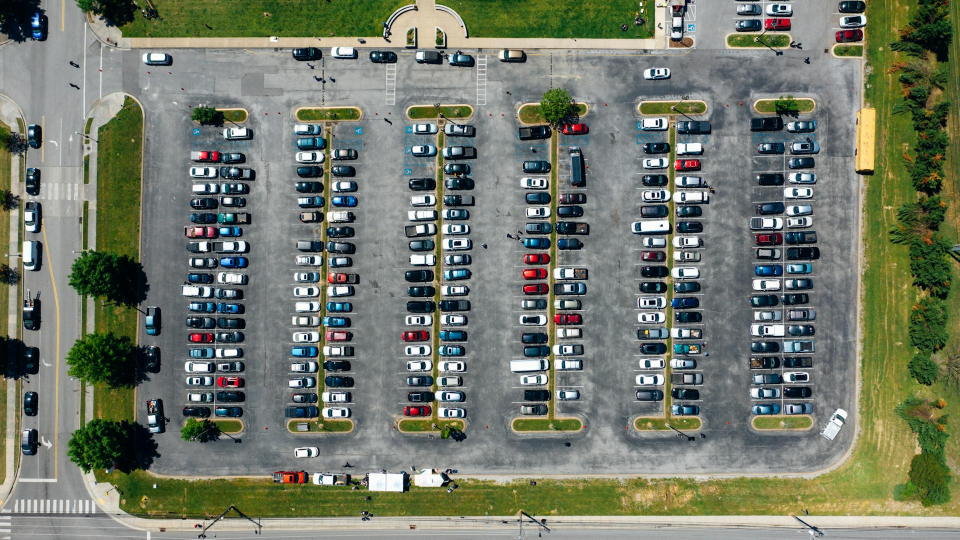
#> input picture image_inference/oriented_bounding_boxes/assets/parking_lot.jpg, 1920 x 1079 px (shown at 1/2 size)
$ python -i camera_movement_estimator.py   (imports and definitions only)
#> lines starting #> are read from the running program, lines starting #| are printed output that depends on the picture
#> further down, picture is the input picture: shape (1079, 1920, 3); mean B, G, R 106.2, 121.4, 114.8
from queue import Queue
from PyQt5.QtCore import QThread
import cv2
import numpy as np

class CameraMovementEstimator():
    def __init__(self, frame, scale_factor=0.5):
#> called with scale_factor = 0.5
        self.scale_factor = scale_factor
        self.inv_scale = 1.0 / scale_factor

        h, w = frame.shape[:2]
#> h = 1079; w = 1920
        self.new_h = int(h * scale_factor)
#> self.new_h = 539
        self.new_w = int(w * scale_factor)
#> self.new_w = 960

        self.lk_params = dict(
            winSize=(15, 15),
            maxLevel=1,
            criteria=(cv2.TERM_CRITERIA_EPS | cv2.TERM_CRITERIA_COUNT, 5, 0.03)
        )

        first_frame_small = cv2.resize(frame, (self.new_w, self.new_h), interpolation=cv2.INTER_LINEAR)
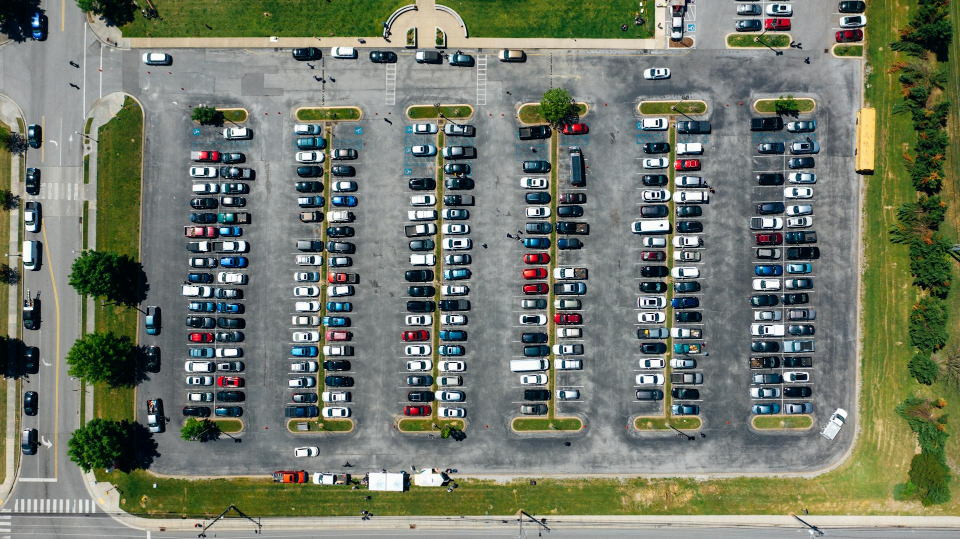
#> first_frame_small: shape (539, 960, 3); mean B, G, R 106, 121.3, 114.7
        self.old_gray = cv2.cvtColor(first_frame_small, cv2.COLOR_BGR2GRAY)
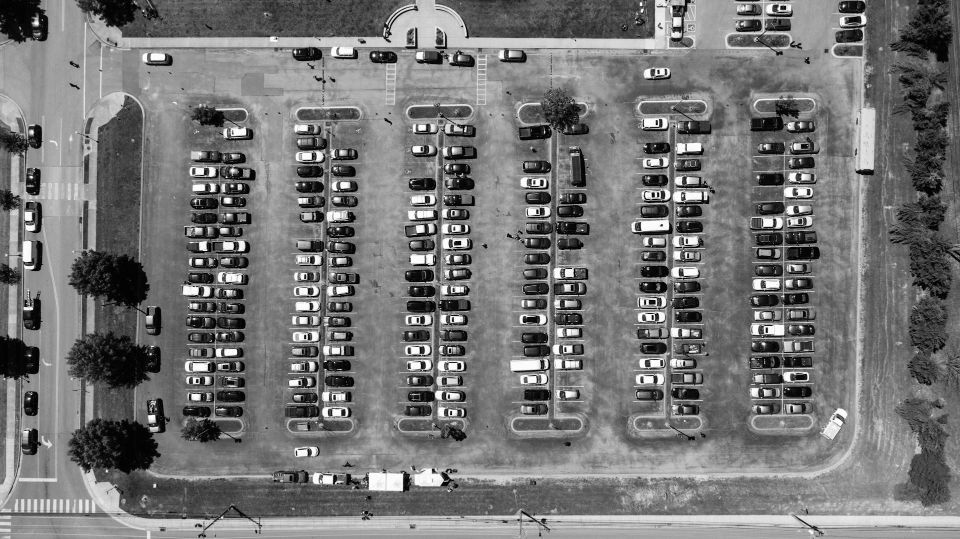
#> self.old_gray: shape (539, 960); min 0, max 255, mean 117.6

        mask_features = np.zeros_like(self.old_gray)
        top_strip_h = int(self.new_h * 0.12)
#> top_strip_h = 64
        bottom_strip_start_h = int(self.new_h * 0.85)
#> bottom_strip_start_h = 458
        mask_features[0:top_strip_h, :] = 1
        mask_features[bottom_strip_start_h:self.new_h, :] = 1

        self.features_params = dict(
            maxCorners=50,
            qualityLevel=0.3,
            minDistance=3,
            blockSize=7,
            mask=mask_features
        )

        self.old_features = cv2.goodFeaturesToTrack(self.old_gray, **self.features_params)
#> self.old_features = 50 rows, first 8: [780, 8], [783, 7], [444, 46], [787, 8], [511, 54], [680, 34], [414, 46], [162, 57]

        self.minimum_features = 25
        self.is_first_frame = True

        self.smoothed_movement = np.array([0.0, 0.0])
        self.alpha = 0.25

        self.cumulative_x = 0.0
        self.cumulative_y = 0.0
        self.latest_x = 0
        self.latest_y = 0

    # [44 lines left out: function get_camera_movement_realtime, not called in this run]

    def get_all(self):
        return self.latest_x, self.latest_y, self.cumulative_x, self.cumulative_y

# ================================
# Optimized Camera Worker
# ================================
class CameraWorker(QThread):
    # [5 lines left out: function __init__, not called in this run]

    def add_frame(self, frame):
        self.input_queue.put(frame)

    def get_result(self):
        return self.output_queue.get()

    # [31 lines left out: functions run, stop, not called in this run]

>>> import cv2
>>> picture = cv2.imread('../../../../image_inference/oriented_bounding_boxes/assets/parking_lot.jpg')
>>> result = CameraMovementEstimator(picture).get_all()
#> result = (0, 0, 0, 0)
